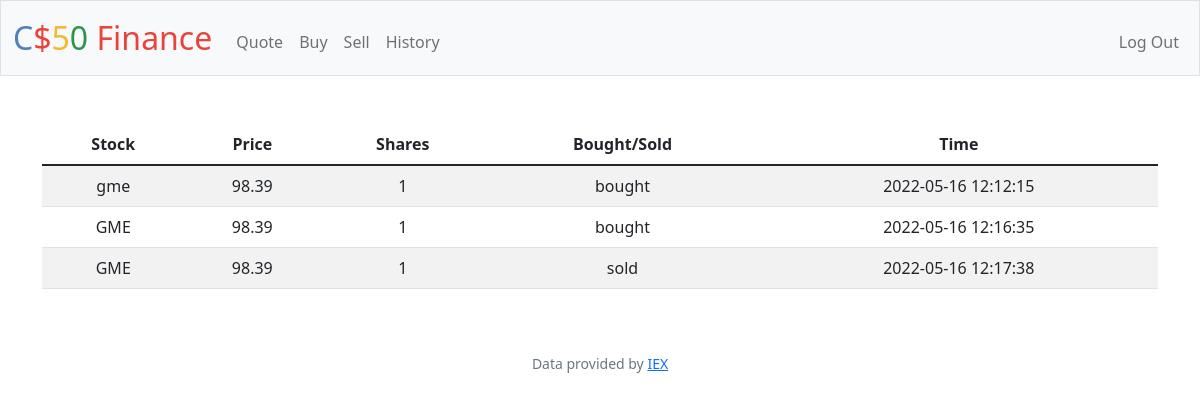
Screenshot of /history (signed in) with the database file from the repository.
### tables this page shows
CREATE TABLE purchases (table_id INTEGER PRIMARY KEY AUTOINCREMENT, user_id INTEGER, symbol TEXT, shares INTEGER, purchase_price REAL, time TEXT);

### app.py (the view)
@app.route("/history")
@login_required
def history():
    user_id = session.get("user_id")
    history = db.execute("SELECT * from purchases WHERE user_id =?", user_id)
    hist_index = {}
    hist_big_index = {}
    for i in range(len(history)):
        hist_index["shares"] = abs(history[i]["shares"])
        hist_index["price"] = history[i]["purchase_price"]
        hist_index["symbol"] = history[i]["symbol"]
        hist_index["time"] = history[i]["time"]
        if history[i]["shares"] <0:
            hist_index["transaction"] = "sold"
        else:
            hist_index["transaction"] = "bought"
        hist_big_index[i] = hist_index
        hist_index = {}
    return render_template("history.html", hist_big_index=hist_big_index)

### app.py (called while the page is built)
@app.after_request
def after_request(response):
    response.headers["Cache-Control"] = "no-cache, no-store, must-revalidate"
    response.headers["Expires"] = 0
    response.headers["Pragma"] = "no-cache"
    return response

### helpers.py (called while the page is built)
def login_required(f):
    @wraps(f)
    def decorated_function(*args, **kwargs):
        if session.get("user_id") is None:
            return redirect("/login")
        return f(*args, **kwargs)
    return decorated_function

### templates/history.html (shortened to what this page needs)
{% extends "layout.html" %}
{% block main %}
<div class="container-sm">
    <table class="table table-striped">
        <thead>
            <tr>
            <th scope="col">Stock</th>
            <th scope="col">Price</th>
            <th scope="col">Shares</th>
            <th scope="col">Bought/Sold</th>
            <th scope="col">Time</th>
            </tr>
        </thead>
        <tbody>
            {% for i in hist_big_index %}
            <tr>
                    <td> {{ hist_big_index[i]["symbol"] }}</td>
                    <td> {{ hist_big_index[i]["price"] }}</td>
                    <td> {{ hist_big_index[i]["shares"] }}</td>
                    <td> {{ hist_big_index[i]["transaction"] }}</td>
                    <td> {{ hist_big_index[i]["time"] }}</td>
            </tr>
            {% endfor %}
        </tbody>
    </table>
</div>
{% endblock %}

### rows the page displays
purchases: symbol "gme", purchase_price "98.39", shares "1", time "2022-05-16 12:12:15"
purchases: symbol "GME", purchase_price "98.39", shares "1", time "2022-05-16 12:16:35"
purchases: symbol "GME", purchase_price "98.39", time "2022-05-16 12:17:38"

### other values shown
{{ hist_big_index[i]["transaction"] }} "bought" "bought" "sold"
{{ hist_big_index[i]["shares"] }} "1"
